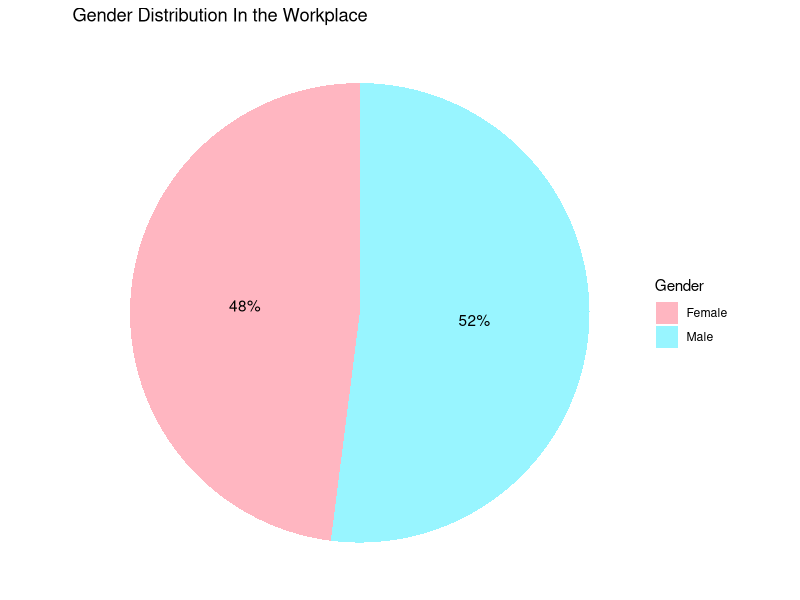
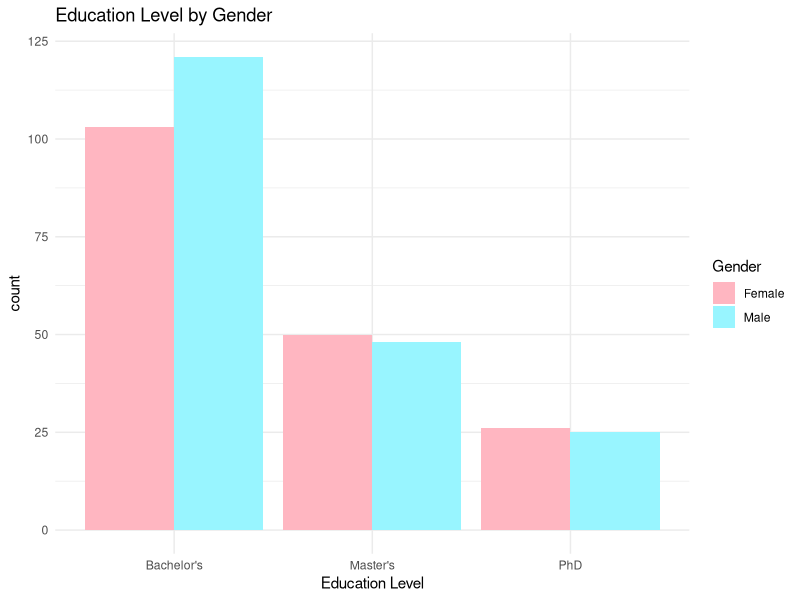
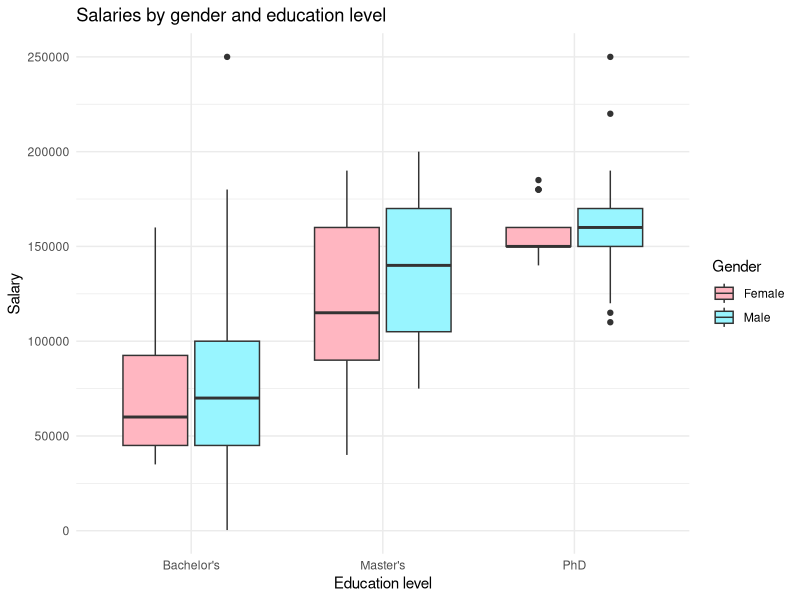
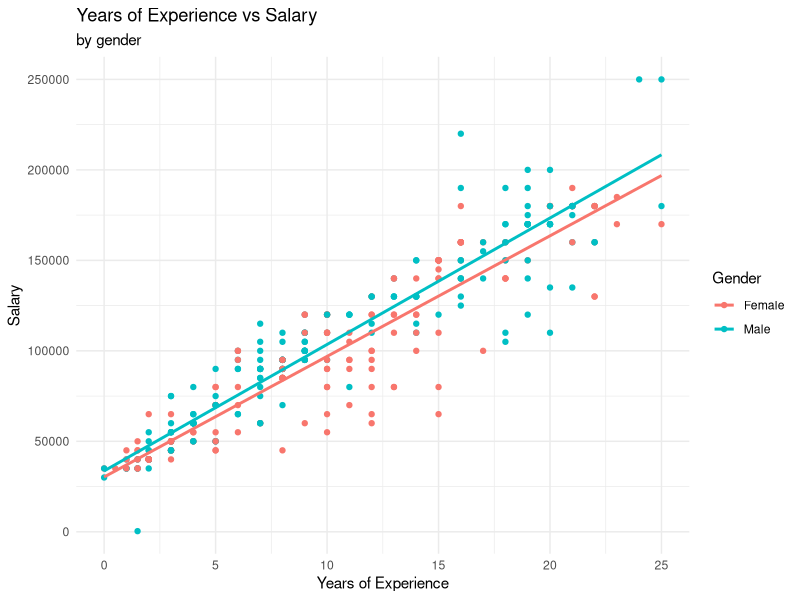

Recreate these plots in R, in order.
#set the working directory to the correct folder
setwd("C:/Users/Owner/OneDrive - Whitireia and WelTec/DS6502 Data Visualisation")
#creating SalaryData dataset from the csv file
SalaryData <- read.csv("Salary Data 2.csv")

View(SalaryData)
head(SalaryData)
summary(SalaryData)

#function to calculate the mode of different columns
ModeSalary <- names(sort(-table(SalaryData$Salary)))[1]
ModeAge <- names(sort(-table(SalaryData$Age)))[1]

#Creating some graphs
library(ggplot2)

#Visualising gender, Education and job distribution using pie charts
# Pie plots with ggplot2
#Gender Distribution in the Business
GenderDistributionPie <- ggplot(data=SalaryData, aes(x="", fill=Gender)) +
  geom_bar(position="fill") +
  ggtitle("Gender Distribution In the Workplace")+
  geom_text(
    stat='count', 
    aes(y=after_stat(..count..),
        label=after_stat(scales::percent(..count../sum(..count..),1))),
        position=position_fill(0.5)) +
  coord_polar(theta="y") +
  labs(x=NULL, y=NULL) +
  scale_fill_manual(values = c("#FFB6C1","cadetblue1"))+
  theme_void()
GenderDistributionPie

#Let's compare female and male education levels: 
#We create two subsets, one for each gender
FemaleEmployees <- subset(SalaryData, Gender == "Female")
MaleEmployees <- subset(SalaryData, Gender == "Male")

#Let's compare education level by gender using a bar graph
GenderEducationPlot <- ggplot(SalaryData, aes(fill=Gender, x=Education.Level)) + 
  ggtitle("Education Level by Gender")+
  geom_bar(position="dodge", stat="count") +
  scale_fill_manual(values = c("#FFB6C1","cadetblue1"))+
  labs(x= "Education Level") +
  theme_minimal()
GenderEducationPlot

#Box plot of salary by education level and gender
SalaryByGenderBoxPlot <- ggplot(data = SalaryData, aes( x = Education.Level, y = Salary, fill = Gender)) + 
  geom_boxplot() +
  labs(title = "Salaries by gender and education level", x= "Education level")+
  scale_fill_manual(values = c("#FFB6C1","cadetblue1"))+
  theme_minimal()
SalaryByGenderBoxPlot

#Years of Experience vs Salary by Gender 
#Remove outliers (no effect in this case)
Q1 <- quantile(SalaryData$Salary, .25)
Q3 <- quantile(SalaryData$Salary, .75)
IQR <- IQR(SalaryData$Salary)

SalaryData_no_outliers <- subset(SalaryData, Salary> (Q1 - 1.5*IQR) & Salary< (Q3 + 1.5*IQR))

YearsExperienceSalaryScatterPlot <- ggplot(SalaryData_no_outliers, aes(x = Years.of.Experience, y= Salary, color = Gender)) +
  geom_point() +
  labs(title = "Years of Experience vs Salary", subtitle = "by gender", x= "Years of Experience",y = "Salary", color = "Gender") +
  theme_minimal()+
  geom_smooth(method = "lm", se= FALSE)
YearsExperienceSalaryScatterPlot

#trying to understand if the two slopes are statistically different from each other
model <- lm(Salary ~ Gender  * Years.of.Experience, data = SalaryData)
#do I understand correctly that men make $325.20 more per year of experience than
#women in that dataset, and that it's not statistically significant (p = 0.241)
summary(model)